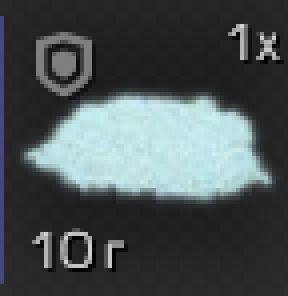
#> input picture dust.png, 72 x 74 px (shown 4 times larger)
$ python -i ocr.py   (imports and definitions only)
#> lines starting #> are read from the running program, lines starting #| are printed output that depends on the picture; after the words box and inside, x2 and y2 are one past the last pixel; in counts of white or black regions, pixels touching at a corner belong together
#> further down, picture is the input picture: shape (74, 72, 3); mean B, G, R 83.7, 82, 74.2
"""Обёртка над Tesseract: явный путь к exe, проверка языков, варианты предобработки."""
from __future__ import annotations

import os
import re
import shutil
from dataclasses import dataclass, field

import cv2
import numpy as np

try:  # pytesseract может отсутствовать — приложение должно объяснить это, а не упасть
    import pytesseract
except Exception:  # pragma: no cover
    pytesseract = None

DEFAULT_WIN_PATH = r"C:\Program Files\Tesseract-OCR\tesseract.exe"


class OcrError(RuntimeError):
    """Ошибка работы Tesseract (нет exe, нет языка, таймаут...)."""


@dataclass
class OcrStatus:
    ok: bool
    message: str
    version: str = ""
    languages: list[str] = field(default_factory=list)
    missing: list[str] = field(default_factory=list)


# [7 lines left out: function resolve_tesseract, not called in this run]


class OcrEngine:
    # [36 lines left out: functions __init__, configure, not called in this run]

    @property
    def ready(self) -> bool:
        return self.status.ok

    # ---- распознавание -------------------------------------------------------
    # [12 lines left out: function image_to_text, not called in this run]


# ---- предобработка -----------------------------------------------------------
def to_gray(img: np.ndarray) -> np.ndarray:
    return img if img.ndim == 2 else cv2.cvtColor(img, cv2.COLOR_BGR2GRAY)
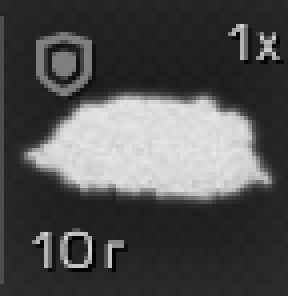
#> returned value: shape (74, 72) (shown 4 times larger); min 0, max 230, mean 79.8


def upscale(gray: np.ndarray, factor: float) -> np.ndarray:
#> called with factor = 4
    return cv2.resize(gray, None, fx=factor, fy=factor, interpolation=cv2.INTER_CUBIC)
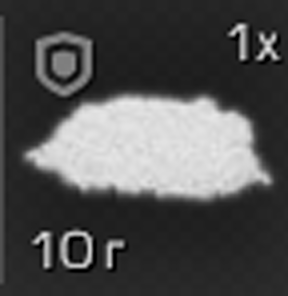
#> returned value: shape (296, 288); min 0, max 232, mean 79.8


def light_text_variants(img: np.ndarray, factor: float = 4.0) -> dict[str, np.ndarray]:
    """Светлый текст на тёмном фоне -> чёрный на белом, несколькими способами."""
    g = upscale(to_gray(img), factor)
    g = cv2.GaussianBlur(g, (3, 3), 0)
    out: dict[str, np.ndarray] = {}
    _, otsu = cv2.threshold(g, 0, 255, cv2.THRESH_BINARY + cv2.THRESH_OTSU)
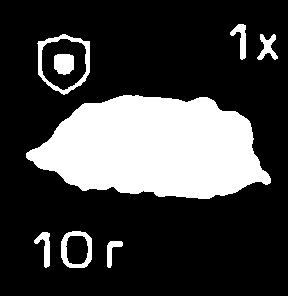
#> otsu: shape (296, 288); 24.5% white; 8 white regions, largest, box (x1, y1, x2, y2) and area: (26, 95, 271, 199) 18337, (37, 34, 90, 95) 729, (61, 231, 92, 268) 491
    out["otsu"] = 255 - otsu
    hi = float(np.percentile(g, 99))
#> hi = 225
    _, fixed = cv2.threshold(g, max(60.0, 0.6 * hi), 255, cv2.THRESH_BINARY)
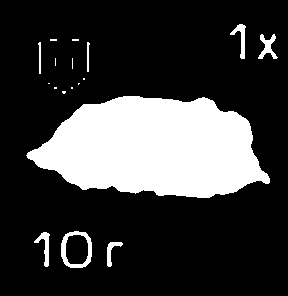
#> fixed: shape (296, 288); 22.6% white; 18 white regions (10 under 20 px), largest, box (x1, y1, x2, y2) and area: (26, 96, 270, 198) 17840, (61, 231, 92, 268) 422, (258, 34, 278, 59) 221
    out["p99"] = 255 - fixed
    out["gray_inv"] = 255 - cv2.normalize(g, None, 0, 255, cv2.NORM_MINMAX)
    return {k: cv2.copyMakeBorder(v, 12, 12, 12, 12, cv2.BORDER_CONSTANT, value=255)
            for k, v in out.items()}


_NON_DIGIT = re.compile(r"\D")


def digits_only(s: str) -> str:
    return _NON_DIGIT.sub("", s)

>>> import cv2
>>> picture = cv2.imread('dust.png')
>>> result = light_text_variants(picture)
#> result = 3 items

$ run again, on kuborbuz.png
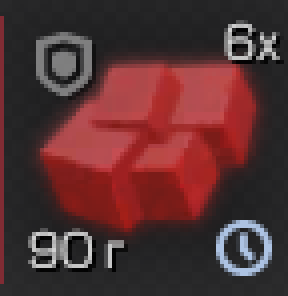
#> input picture kuborbuz.png, 72 x 74 px (shown 4 times larger)
#> picture is the input picture: shape (74, 72, 3); mean B, G, R 50.1, 49, 86.1
#> in light_text_variants, `_, otsu = cv2.threshold(g, 0, 255, cv2.THRESH_BINARY + cv2.THRESH_OTSU)`:
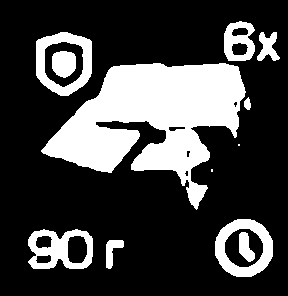
#> otsu: shape (296, 288); 25.7% white; 12 white regions (2 under 20 px), largest, box (x1, y1, x2, y2) and area: (41, 63, 246, 210) 14926, (36, 32, 92, 96) 1559, (215, 219, 273, 277) 1558
#> hi = 187
#> in light_text_variants, `_, fixed = cv2.threshold(g, max(60.0, 0.6 * hi), 255, cv2.THRESH_BINARY)`:
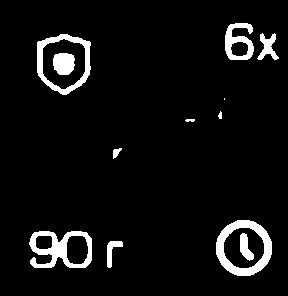
#> fixed: shape (296, 288); 6% white; 12 white regions (1 under 20 px), largest, box (x1, y1, x2, y2) and area: (216, 220, 272, 276) 1222, (29, 231, 92, 268) 1138, (37, 34, 91, 95) 944
#> result = 3 items

$ run again, on limonnik.png
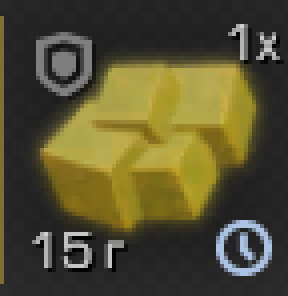
#> input picture limonnik.png, 72 x 74 px (shown 4 times larger)
#> picture is the input picture: shape (74, 72, 3); mean B, G, R 49.1, 79.6, 85.1
#> in light_text_variants, `_, otsu = cv2.threshold(g, 0, 255, cv2.THRESH_BINARY + cv2.THRESH_OTSU)`:
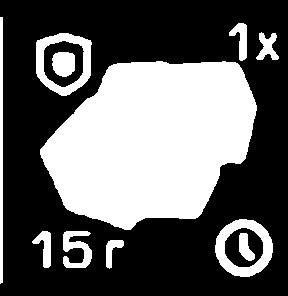
#> otsu: shape (296, 288); 38.5% white; 11 white regions, largest, box (x1, y1, x2, y2) and area: (40, 61, 257, 230) 26479, (215, 219, 273, 277) 1450, (36, 33, 92, 96) 1375
#> hi = 183
#> in light_text_variants, `_, fixed = cv2.threshold(g, max(60.0, 0.6 * hi), 255, cv2.THRESH_BINARY)`:
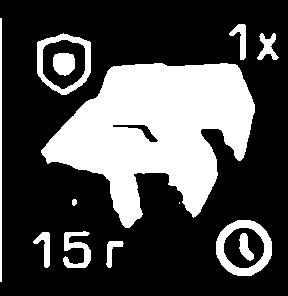
#> fixed: shape (296, 288); 29.6% white; 13 white regions (1 under 20 px), largest, box (x1, y1, x2, y2) and area: (41, 63, 255, 228) 20169, (216, 220, 272, 276) 1248, (37, 33, 91, 95) 1010
#> result = 3 items
